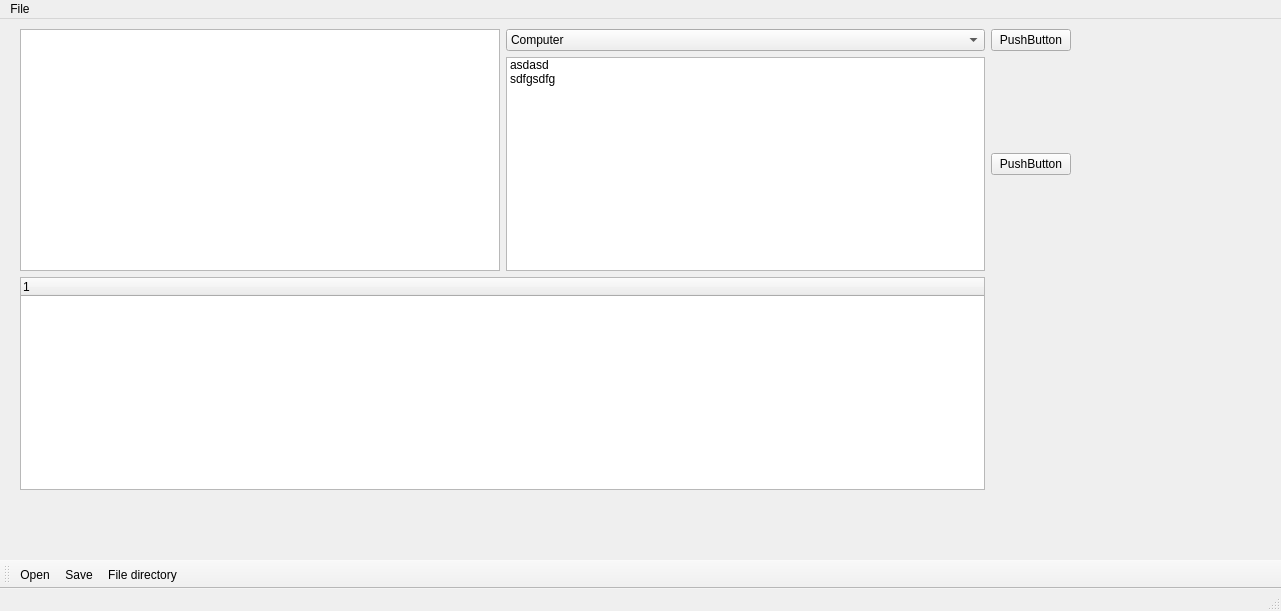
<?xml version="1.0" encoding="UTF-8"?>
<ui version="4.0">
 <class>MainWindow</class>
 <widget class="QMainWindow" name="MainWindow">
  <property name="geometry">
   <rect>
    <x>0</x>
    <y>0</y>
    <width>1281</width>
    <height>611</height>
   </rect>
  </property>
  <property name="windowTitle">
   <string>MainWindow</string>
  </property>
  <widget class="QWidget" name="centralwidget">
   <widget class="QWidget" name="layoutWidget">
    <property name="geometry">
     <rect>
      <x>20</x>
      <y>10</y>
      <width>1051</width>
      <height>461</height>
     </rect>
    </property>
    <layout class="QGridLayout" name="gridLayout">
     <item row="0" column="2">
      <widget class="QPushButton" name="pushButton">
       <property name="text">
        <string>PushButton</string>
       </property>
      </widget>
     </item>
     <item row="1" column="2">
      <widget class="QPushButton" name="pushButton_2">
       <property name="text">
        <string>PushButton</string>
       </property>
      </widget>
     </item>
     <item row="0" column="1">
      <widget class="QComboBox" name="comboBox">
       <item>
        <property name="text">
         <string>Computer</string>
        </property>
       </item>
       <item>
        <property name="text">
         <string>Mouse</string>
        </property>
       </item>
       <item>
        <property name="text">
         <string>Keyboard</string>
        </property>
       </item>
      </widget>
     </item>
     <item row="0" column="0" rowspan="2">
      <widget class="QTextEdit" name="textEdit"/>
     </item>
     <item row="1" column="1">
      <widget class="QListWidget" name="listWidget">
       <item>
        <property name="text">
         <string>asdasd</string>
        </property>
       </item>
       <item>
        <property name="text">
         <string>sdfgsdfg</string>
        </property>
       </item>
      </widget>
     </item>
     <item row="2" column="0" colspan="2">
      <widget class="QTreeWidget" name="treeWidget"/>
     </item>
    </layout>
   </widget>
  </widget>
  <widget class="QMenuBar" name="menubar">
   <property name="geometry">
    <rect>
     <x>0</x>
     <y>0</y>
     <width>1281</width>
     <height>22</height>
    </rect>
   </property>
   <widget class="QMenu" name="menuFile">
    <property name="title">
     <string>File</string>
    </property>
    <addaction name="actionOpen"/>
    <addaction name="actionSave"/>
    <addaction name="actionFileDirectory"/>
   </widget>
   <addaction name="menuFile"/>
  </widget>
  <widget class="QStatusBar" name="statusbar"/>
  <widget class="QToolBar" name="toolBar">
   <property name="windowTitle">
    <string>toolBar</string>
   </property>
   <attribute name="toolBarArea">
    <enum>BottomToolBarArea</enum>
   </attribute>
   <attribute name="toolBarBreak">
    <bool>false</bool>
   </attribute>
   <addaction name="actionOpen"/>
   <addaction name="actionSave"/>
   <addaction name="actionFileDirectory"/>
  </widget>
  <action name="actionOpen">
   <property name="text">
    <string>Open</string>
   </property>
   <property name="shortcut">
    <string>Ctrl+O</string>
   </property>
  </action>
  <action name="actionSave">
   <property name="text">
    <string>Save</string>
   </property>
   <property name="shortcut">
    <string>Ctrl+S</string>
   </property>
  </action>
  <action name="actionFileDirectory">
   <property name="text">
    <string>File directory</string>
   </property>
  </action>
 </widget>
 <resources/>
 <connections/>
</ui>
